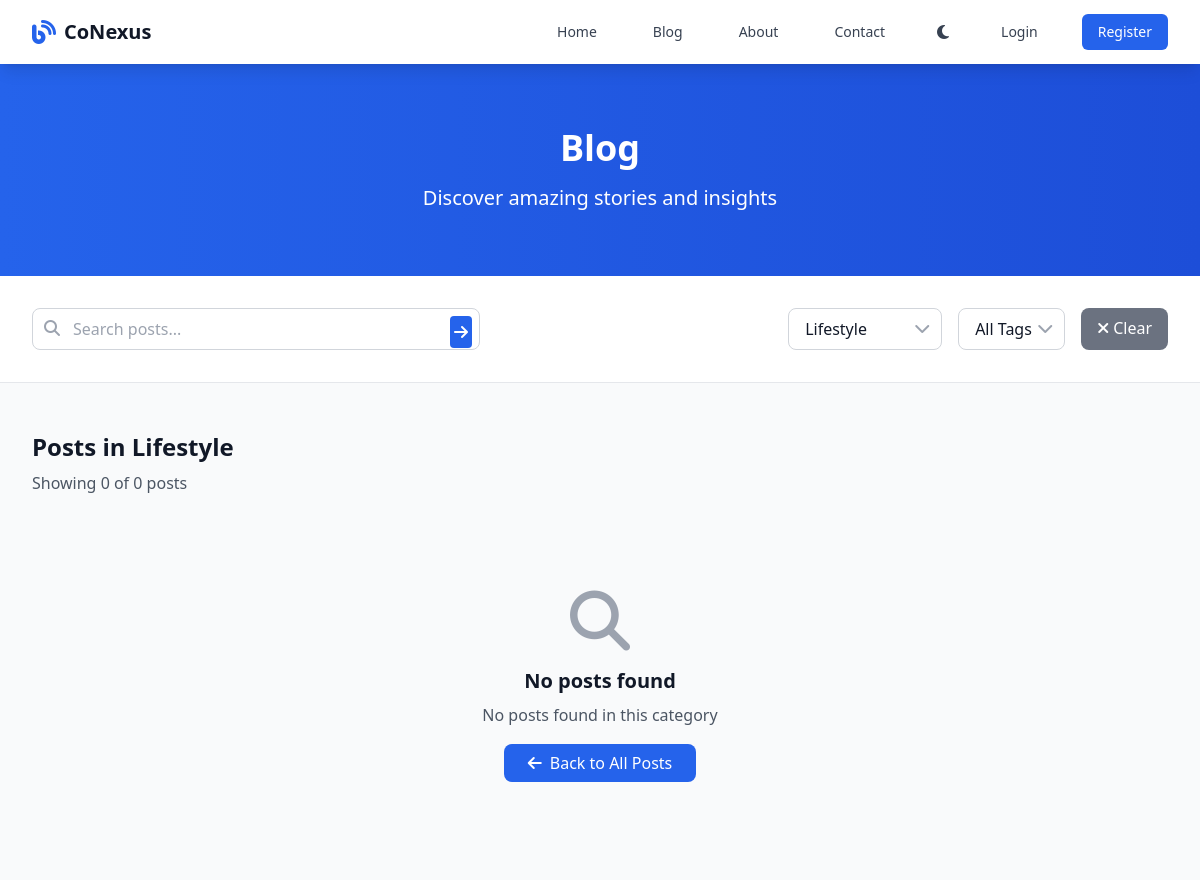
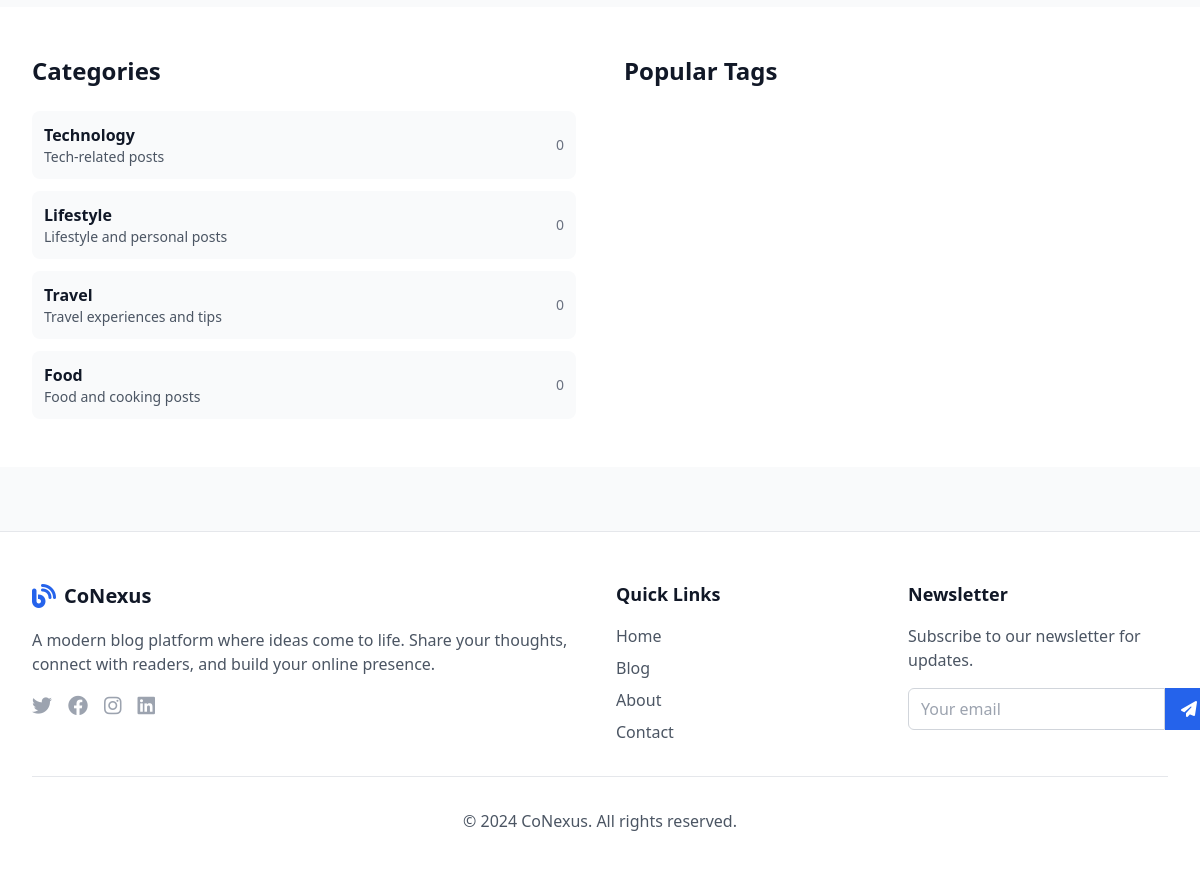
Page /blog?category=2 on the committed database (2 pictures, top to bottom).
### app.py (models this page shows)
class Category(db.Model):
    id = db.Column(db.Integer, primary_key=True)
    name = db.Column(db.String(50), unique=True, nullable=False)
    description = db.Column(db.Text)
    posts = db.relationship('Post', backref='category', lazy=True)

### app.py (the view)
@app.route('/blog')
def blog():
    page = request.args.get('page', 1, type=int)
    category_id = request.args.get('category', type=int)
    tag_id = request.args.get('tag', type=int)
    search = request.args.get('search', '')
    query = Post.query.filter_by(is_published=True)
    if category_id:
        query = query.filter_by(category_id=category_id)
    if tag_id:
        query = query.filter(Post.tags.any(id=tag_id))
    if search:
        query = query.filter(Post.title.contains(search) | Post.content.contains(search))
    posts = query.order_by(Post.created_at.desc()).paginate(page=page, per_page=9, error_out=False)
    categories = Category.query.all()
    tags = Tag.query.all()
    return render_template('blog.html', posts=posts, categories=categories, tags=tags,
                         current_category=category_id, current_tag=tag_id, search=search)

### templates/blog.html (shortened to what this page needs)
{% extends "base.html" %}
{% block content %}
<section class="bg-gradient-to-r from-primary-600 to-primary-700 text-white py-16">
    <div class="max-w-7xl mx-auto px-4 sm:px-6 lg:px-8">
        <div class="text-center">
            <h1 class="text-4xl font-bold mb-4">Blog</h1>
            <p class="text-xl text-primary-100">Discover amazing stories and insights</p>
        </div>
    </div>
</section>
<section class="py-8 bg-white dark:bg-gray-800 border-b border-gray-200 dark:border-gray-700">
    <div class="max-w-7xl mx-auto px-4 sm:px-6 lg:px-8">
        <div class="flex flex-col lg:flex-row gap-6 items-center justify-between">
            <div class="flex-1 max-w-md">
                <form method="GET" action="{{ url_for('blog') }}" class="relative">
                    <input type="text" name="search" value="{{ search }}" placeholder="Search posts..."
                           class="w-full pl-10 pr-4 py-2 border border-gray-300 dark:border-gray-600 rounded-lg focus:outline-none focus:ring-2 focus:ring-primary-500 dark:bg-gray-700 dark:text-white">
                    <i class="fas fa-search absolute left-3 top-3 text-gray-400"></i>
                    <button type="submit" class="absolute right-2 top-2 bg-primary-600 text-white p-1 rounded">
                        <i class="fas fa-arrow-right"></i>
                    </button>
                </form>
            </div>
            <div class="flex flex-wrap gap-4">
                <div class="relative">
                    <select name="category" onchange="window.location.href=this.value" class="appearance-none bg-white dark:bg-gray-700 border border-gray-300 dark:border-gray-600 rounded-lg px-4 py-2 pr-8 focus:outline-none focus:ring-2 focus:ring-primary-500 dark:text-white">
                        {% for category in categories %}
                        <option value="{{ url_for('blog', category=category.id, search=search, tag=current_tag) }}"
                                {% if current_category == category.id %}selected{% endif %}>
                            {{ category.name }}
                        </option>
                        {% endfor %}
                    </select>
                </div>
                <div class="relative">
                    <select name="tag" onchange="window.location.href=this.value" class="appearance-none bg-white dark:bg-gray-700 border border-gray-300 dark:border-gray-600 rounded-lg px-4 py-2 pr-8 focus:outline-none focus:ring-2 focus:ring-primary-500 dark:text-white">
                        <option value="{{ url_for('blog', search=search, category=current_category) }}">All Tags</option>
                    </select>
                </div>
                {% if search or current_category or current_tag %}
                <a href="{{ url_for('blog') }}" class="bg-gray-500 hover:bg-gray-600 text-white px-4 py-2 rounded-lg transition-colors">
                    <i class="fas fa-times mr-1"></i>Clear
                </a>
                {% endif %}
            </div>
        </div>
    </div>
</section>
<section class="py-12 bg-gray-50 dark:bg-gray-900">
    <div class="max-w-7xl mx-auto px-4 sm:px-6 lg:px-8">
        <div class="mb-8">
            <h2 class="text-2xl font-bold text-gray-900 dark:text-white mb-2">
                {% if search %}
                    Search Results for "{{ search }}"
                {% elif current_category %}
                    Posts in {{ categories|selectattr('id', 'equalto', current_category)|first|attr('name') }}
                {% elif current_tag %}
                    Posts tagged #{{ tags|selectattr('id', 'equalto', current_tag)|first|attr('name') }}
                {% else %}
                    All Posts
                {% endif %}
            </h2>
            <p class="text-gray-600 dark:text-gray-400">
                Showing {{ posts.items|length }} of {{ posts.total }} posts
            </p>
        </div>
        {% if posts.items %}
        <div class="grid grid-cols-1 md:grid-cols-2 lg:grid-cols-3 gap-8">
            {% for post in posts.items %}
            <article class="bg-white dark:bg-gray-800 rounded-lg shadow-md overflow-hidden hover:shadow-lg transition-shadow duration-300 fade-in">
                {% if post.featured_image %}
                <div class="h-48 overflow-hidden">
                    <img src="{{ url_for('static', filename=post.featured_image) }}" alt="{{ post.title }}" class="w-full h-full object-cover hover:scale-105 transition-transform duration-300">
                </div>
                {% else %}
                <div class="h-48 bg-gradient-to-br from-gray-400 to-gray-600 flex items-center justify-center">
                    <i class="fas fa-image text-white text-4xl"></i>
                </div>
                {% endif %}
                <div class="p-6">
                    <div class="flex items-center text-sm text-gray-500 dark:text-gray-400 mb-2">
                        <i class="fas fa-calendar mr-1"></i>
                        {{ post.created_at.strftime('%B %d, %Y') }}
                        {% if post.category %}
                        <span class="mx-2">•</span>
                        <span class="bg-primary-100 dark:bg-primary-900 text-primary-800 dark:text-primary-200 px-2 py-1 rounded-full text-xs">
                            {{ post.category.name }}
                        </span>
                        {% endif %}
                    </div>
                    <h3 class="text-xl font-semibold text-gray-900 dark:text-white mb-3 hover:text-primary-600 dark:hover:text-primary-400 transition-colors">
                        <a href="{{ url_for('post', slug=post.slug) }}">{{ post.title }}</a>
                    </h3>
                    {% if post.excerpt %}
                    <p class="text-gray-600 dark:text-gray-300 mb-4 line-clamp-3">{{ post.excerpt }}</p>
                    {% endif %}
                    <div class="flex items-center justify-between text-sm text-gray-500 dark:text-gray-400">
                        <div class="flex items-center">
                            <i class="fas fa-user mr-1"></i>
                            {{ post.author.username }}
                        </div>
                        <div class="flex items-center">
                            <i class="fas fa-eye mr-1"></i>
                            {{ post.views }} views
                        </div>
                    </div>
                    {% if post.tags %}
                    <div class="mt-3 flex flex-wrap gap-1">
                        {% for tag in post.tags %}
                        <a href="{{ url_for('blog', tag=tag.id) }}" class="bg-gray-100 dark:bg-gray-700 text-gray-600 dark:text-gray-300 px-2 py-1 rounded text-xs hover:bg-primary-100 dark:hover:bg-primary-900 transition-colors">
                            #{{ tag.name }}
                        </a>
                        {% endfor %}
                    </div>
                    {% endif %}
                </div>
            </article>
            {% endfor %}
        </div>
        {% if posts.pages > 1 %}
        <div class="mt-12 flex justify-center">
            <nav class="flex items-center space-x-2">
                {% if posts.has_prev %}
                <a href="{{ url_for('blog', page=posts.prev_num, search=search, category=current_category, tag=current_tag) }}"
                   class="px-3 py-2 bg-white dark:bg-gray-800 border border-gray-300 dark:border-gray-600 rounded-lg text-gray-500 dark:text-gray-400 hover:bg-gray-50 dark:hover:bg-gray-700 transition-colors">
                    <i class="fas fa-chevron-left"></i>
                </a>
                {% endif %}
                {% for page_num in posts.iter_pages(left_edge=2, left_current=2, right_current=3, right_edge=2) %}
                    {% if page_num %}
                        {% if page_num != posts.page %}
                        <a href="{{ url_for('blog', page=page_num, search=search, category=current_category, tag=current_tag) }}"
                           class="px-3 py-2 bg-white dark:bg-gray-800 border border-gray-300 dark:border-gray-600 rounded-lg text-gray-700 dark:text-gray-300 hover:bg-gray-50 dark:hover:bg-gray-700 transition-colors">
                            {{ page_num }}
                        </a>
                        {% else %}
                        <span class="px-3 py-2 bg-primary-600 text-white rounded-lg">{{ page_num }}</span>
                        {% endif %}
                    {% else %}
                    <span class="px-3 py-2 text-gray-500 dark:text-gray-400">...</span>
                    {% endif %}
                {% endfor %}
                {% if posts.has_next %}
                <a href="{{ url_for('blog', page=posts.next_num, search=search, category=current_category, tag=current_tag) }}"
                   class="px-3 py-2 bg-white dark:bg-gray-800 border border-gray-300 dark:border-gray-600 rounded-lg text-gray-500 dark:text-gray-400 hover:bg-gray-50 dark:hover:bg-gray-700 transition-colors">
                    <i class="fas fa-chevron-right"></i>
                </a>
                {% endif %}
            </nav>
        </div>
        {% endif %}
        {% else %}
        <div class="text-center py-16">
            <div class="text-gray-400 dark:text-gray-500 mb-4">
                <i class="fas fa-search text-6xl"></i>
            </div>
            <h3 class="text-xl font-semibold text-gray-900 dark:text-white mb-2">No posts found</h3>
            <p class="text-gray-600 dark:text-gray-400 mb-6">
                {% if search %}
                    No posts match your search for "{{ search }}"
                {% elif current_category %}
                    No posts found in this category
                {% elif current_tag %}
                    No posts found with this tag
                {% else %}
                    No posts available at the moment
                {% endif %}
            </p>
            <a href="{{ url_for('blog') }}" class="bg-primary-600 hover:bg-primary-700 text-white px-6 py-2 rounded-lg transition-colors">
                <i class="fas fa-arrow-left mr-2"></i>Back to All Posts
            </a>
        </div>
        {% endif %}
    </div>
</section>
<aside class="py-12 bg-white dark:bg-gray-800">
    <div class="max-w-7xl mx-auto px-4 sm:px-6 lg:px-8">
        <div class="grid grid-cols-1 lg:grid-cols-2 gap-12">
            <div>
                <h3 class="text-2xl font-bold text-gray-900 dark:text-white mb-6">Categories</h3>
                <div class="space-y-3">
                    {% for category in categories %}
                    <a href="{{ url_for('blog', category=category.id) }}"
                       class="flex items-center justify-between p-3 bg-gray-50 dark:bg-gray-700 rounded-lg hover:bg-primary-50 dark:hover:bg-primary-900 transition-colors group">
                        <div>
                            <h4 class="font-semibold text-gray-900 dark:text-white group-hover:text-primary-600 dark:group-hover:text-primary-400 transition-colors">
                                {{ category.name }}
                            </h4>
                            {% if category.description %}
                            <p class="text-sm text-gray-600 dark:text-gray-400">{{ category.description }}</p>
                            {% endif %}
                        </div>
                        <span class="text-sm text-gray-500 dark:text-gray-400 group-hover:text-primary-600 dark:group-hover:text-primary-400 transition-colors">
                            {{ category.posts|length }}
                        </span>
                    </a>
                    {% endfor %}
                </div>
            </div>
            <div>
                <h3 class="text-2xl font-bold text-gray-900 dark:text-white mb-6">Popular Tags</h3>
            </div>
        </div>
    </div>
</aside>
{% endblock %}

### templates/base.html (style rules this page uses)
.dark-mode-transition { transition: background-color 0.3s ease, color 0.3s ease; }

### rows in the picture
Category: name "Technology", description "Tech-related posts", posts|length "0"
Category: name "Lifestyle", description "Lifestyle and personal posts", posts|length "0"
Category: name "Travel", description "Travel experiences and tips", posts|length "0"
Category: name "Food", description "Food and cooking posts", posts|length "0"

### other values in the picture
{{ posts.items|length }} "0"
{{ posts.total }} "0"
form field category "Lifestyle"
